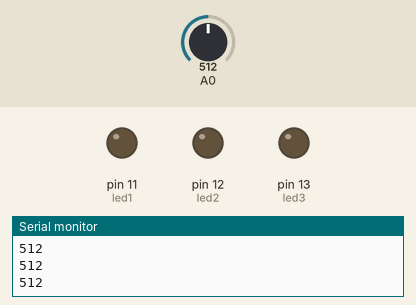
Simulated run of this sketch. Board: Arduino Uno, built with avr-gcc and run on an emulated ATmega328P. Shown: output pins drawn as LEDs (lit = HIGH), the last lines printed to the serial monitor. The test bench sets the inputs (shaded band); at power-on: A0 = 512.

Above: at 1.2 s.
1.3 s: A0 set to 523
At 2.0 s:
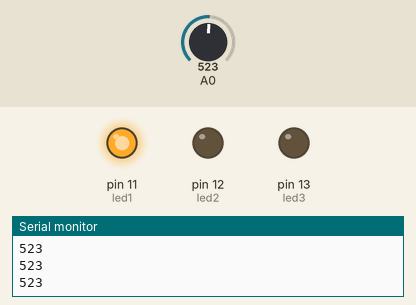
2.8 s: A0 set to 542
At 4.0 s:
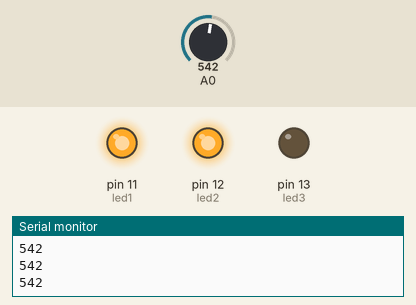
4.3 s: A0 set to 716
At 5.3 s:
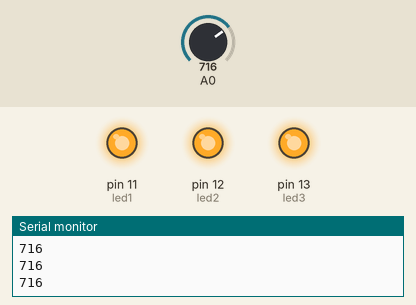
5.8 s: A0 set to 532
At 6.6 s:
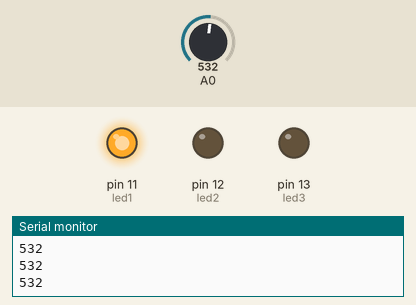
7.3 s: A0 set to 512
At 7.8 s:
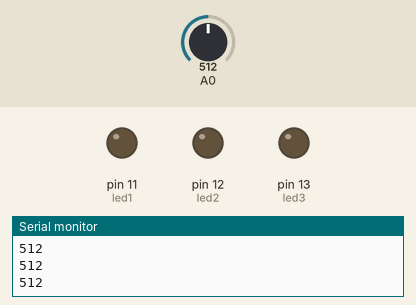
Timing chart, 0 to 9.8 s (numbered marks = the images above; inputs shaded):
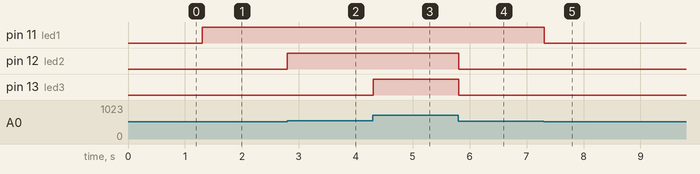

Measured:
- the behaviour switches between 522 and 523 on A0 (found by bisection; images 0 and 1)
- after the input at 1.3 s, pin 11 (led1): LOW → HIGH at once
- after the input at 2.8 s, pin 12 (led2): LOW → HIGH at once
- after the input at 4.3 s, pin 13 (led3): LOW → HIGH at once
- after the input at 5.8 s, pin 12 (led2), pin 13 (led3): HIGH → LOW at once
- after the input at 7.3 s, pin 11 (led1): HIGH → LOW at once

The sketch:

capteur_son.lnk.ino
```cpp
const int led1 = 11;
const int led2 = 12;
const int led3 = 13;
const int pin_D0= 7;

// variable qui va stoker la valeur du pin A0
word analog = 0;

void setup() {
  pinMode( led1, OUTPUT);
  pinMode( led2, OUTPUT);
  pinMode( led3, OUTPUT);

  pinMode (pin_D0, INPUT);
  Serial.begin(9600);

}

void loop() {

// le A0 renvoie une valeur entre 0 et 1023; on recupère cette valeur
 analog = analogRead(A0);

 Serial.println(analog);

  if (analog > 522)
    {
      digitalWrite (led1, HIGH);
    }
    else
    {
      digitalWrite (led1, LOW);
    }
  if (analog > 532)
    {
      digitalWrite (led2, HIGH);
    }
    else
    {
      digitalWrite (led2, LOW);
    }
  if (analog > 542)
    {
      digitalWrite (led3, HIGH);
    }
    else
    {
      digitalWrite (led3, LOW);
    }

 delay(10);
}
```
